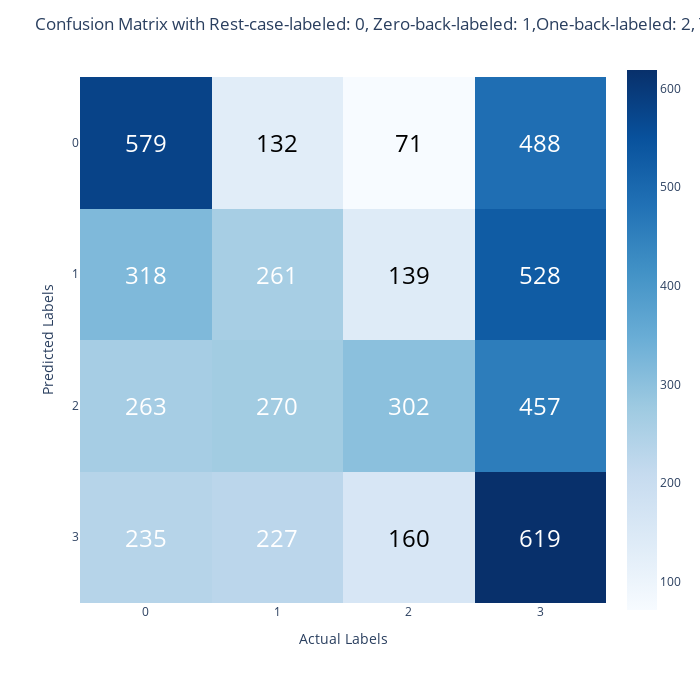

This figure's notebook cell:
### Code cell
y_pred_classes = np.argmax(y_pred, axis=1)
y_true = np.argmax(y_test, axis=1)
confusion_mtx = confusion_matrix(y_true, y_pred_classes)
plot_cnf(confusion_mtx)

### Figure 1 — Plotly figure (JSON) as saved in the notebook; plotly's stock layout.template omitted (floating-point values rounded to 4 significant figures)
{"data": [{"coloraxis": "coloraxis", "hovertemplate": "x: %{x}<br>y: %{y}<br>color: %{z}<extra></extra>", "name": "0", "type": "heatmap", "xaxis": "x", "yaxis": "y", "z": [[579, 132, 71, 488], [318, 261, 139, 528], [263, 270, 302, 457], [235, 227, 160, 619]]}], "layout": {"annotations": [{"font": {"color": "white", "size": 24}, "showarrow": false, "text": "579", "x": 0, "y": 0}, {"font": {"color": "black", "size": 24}, "showarrow": false, "text": "132", "x": 1, "y": 0}, {"font": {"color": "black", "size": 24}, "showarrow": false, "text": "71", "x": 2, "y": 0}, {"font": {"color": "white", "size": 24}, "showarrow": false, "text": "488", "x": 3, "y": 0}, {"font": {"color": "white", "size": 24}, "showarrow": false, "text": "318", "x": 0, "y": 1}, {"font": {"color": "white", "size": 24}, "showarrow": false, "text": "261", "x": 1, "y": 1}, {"font": {"color": "black", "size": 24}, "showarrow": false, "text": "139", "x": 2, "y": 1}, {"font": {"color": "white", "size": 24}, "showarrow": false, "text": "528", "x": 3, "y": 1}, {"font": {"color": "white", "size": 24}, "showarrow": false, "text": "263", "x": 0, "y": 2}, {"font": {"color": "white", "size": 24}, "showarrow": false, "text": "270", "x": 1, "y": 2}, {"font": {"color": "white", "size": 24}, "showarrow": false, "text": "302", "x": 2, "y": 2}, {"font": {"color": "white", "size": 24}, "showarrow": false, "text": "457", "x": 3, "y": 2}, {"font": {"color": "white", "size": 24}, "showarrow": false, "text": "235", "x": 0, "y": 3}, {"font": {"color": "white", "size": 24}, "showarrow": false, "text": "227", "x": 1, "y": 3}, {"font": {"color": "black", "size": 24}, "showarrow": false, "text": "160", "x": 2, "y": 3}, {"font": {"color": "white", "size": 24}, "showarrow": false, "text": "619", "x": 3, "y": 3}], "coloraxis": {"colorscale": [[0, "rgb(247,251,255)"], [0.125, "rgb(222,235,247)"], [0.25, "rgb(198,219,239)"], [0.375, "rgb(158,202,225)"], [0.5, "rgb(107,174,214)"], [0.625, "rgb(66,146,198)"], [0.75, "rgb(33,113,181)"], [0.875, "rgb(8,81,156)"], [1, "rgb(8,48,107)"]]}, "font": {"size": 12}, "height": 700, "margin": {"t": 60}, "title": {"text": "Confusion Matrix with Rest-case-labeled: 0, Zero-back-labeled: 1,One-back-labeled: 2, Two-back-labeled: 3"}, "width": 700, "xaxis": {"anchor": "y", "constrain": "domain", "domain": [0, 1], "dtick": 1, "scaleanchor": "y", "tick0": 0, "title": {"text": "Actual Labels"}}, "yaxis": {"anchor": "x", "autorange": "reversed", "constrain": "domain", "domain": [0, 1], "dtick": 1, "tick0": 0, "title": {"text": "Predicted Labels"}}}}
